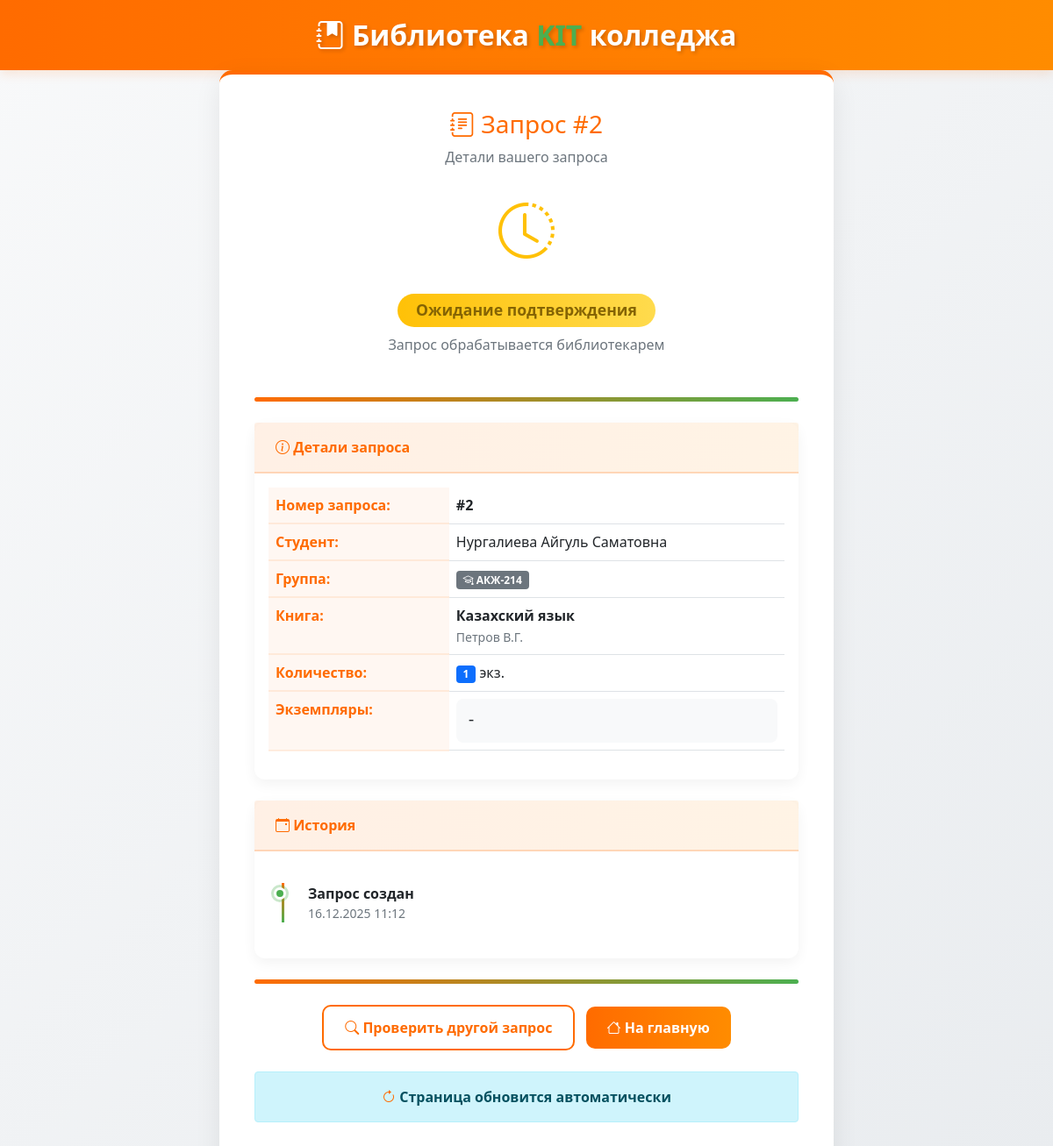
The app's page /check-status?request_id=2 with its own data.
### models.py (models this page shows, shortened)
class BookRequest(db.Model):
    __tablename__ = 'book_requests'
    id = db.Column(db.Integer, primary_key=True)
    request_number = db.Column(db.String(20), unique=True, nullable=True)
    student_id = db.Column(db.Integer, db.ForeignKey('students.id'), nullable=False)
    book_id = db.Column(db.Integer, db.ForeignKey('books.id'), nullable=False)
    request_date = db.Column(db.DateTime, nullable=False, default=db.func.now())
    issue_date = db.Column(db.DateTime)
    planned_return_date = db.Column(db.DateTime)
    actual_return_date = db.Column(db.DateTime)
    quantity = db.Column(db.Integer, nullable=False, default=1)
    status = db.Column(db.String(20), nullable=False, default='ожидание')
    requested_copy_codes = db.Column(db.String(500), nullable=True)
    book = db.relationship('Book', backref='requests')
    @property
    def assigned_copy_codes(self):
        if self.status == 'ожидание' and self.requested_copy_codes:
            return self.requested_copy_codes.replace(',', ', ')
        copies = BookCopy.query.filter_by(current_request_id=self.id).all()
        return ', '.join([copy.copy_code for copy in copies]) if copies else "-"

class Student(db.Model):
    __tablename__ = 'students'
    id = db.Column(db.Integer, primary_key=True)
    full_name = db.Column(db.String(100), nullable=False)
    group_id = db.Column(db.Integer, db.ForeignKey('groups.id'), nullable=False)
    book_requests = db.relationship('BookRequest', backref='student', lazy=True)

class Group(db.Model):
    __tablename__ = 'groups'
    id = db.Column(db.Integer, primary_key=True)
    name = db.Column(db.String(50), unique=True, nullable=False)
    language = db.Column(db.String(10), nullable=False)
    course = db.Column(db.Integer, nullable=False)
    students = db.relationship('Student', backref='group', lazy=True)

class Book(db.Model):
    __tablename__ = 'books'
    id = db.Column(db.Integer, primary_key=True)
    name = db.Column(db.String(200), nullable=False)
    author = db.Column(db.String(100), nullable=False)
    year = db.Column(db.Integer, nullable=False)
    total_quantity = db.Column(db.Integer, nullable=False)
    language = db.Column(db.String(10), nullable=False)
    course = db.Column(db.Integer, nullable=False)
    copies = db.relationship('BookCopy', backref='book', lazy=True, cascade="all, delete-orphan")

### app.py (the view)
@app.route('/check-status', methods=['GET', 'POST'])
def check_status():
    request_input = None
    if request.method == 'POST':
        request_input = request.form.get('request_id', '').strip()
    else:
        request_input = request.args.get('request_id', '').strip()
    if request_input:
        if request_input.startswith('#'):
            request_input = request_input[1:]
        book_request = BookRequest.query.filter_by(request_number=request_input).first()
        if not book_request:
            try:
                request_id_int = int(request_input)
                book_request = BookRequest.query.get(request_id_int)
            except ValueError:
                pass
        if book_request:
            return render_template('status_result.html', book_request=book_request)
        else:
            flash('Запрос не найден')
    return render_template('check_status.html')

### templates/status_result.html (shortened to what this page needs)
<!DOCTYPE html>
<html lang="ru">
<head>
    <link href="https://cdn.jsdelivr.net/npm/bootstrap@5.1.3/dist/css/bootstrap.min.css" rel="stylesheet">
    <link rel="stylesheet" href="https://cdn.jsdelivr.net/npm/bootstrap-icons@1.8.1/font/bootstrap-icons.css">
</head>
<body>
    <header class="kit-header">
        <div class="container">
            <div class="text-center">
                <div class="kit-logo">
                    <i class="bi bi-journal-bookmark-fill"></i>
                    Библиотека <span>KIT</span> колледжа
                </div>
            </div>
        </div>
    </header>
    <div class="container">
        <div class="status-card">
            <div class="text-center mb-4">
                <h3 style="color: var(--kit-orange);">
                    <i class="bi bi-journal-text"></i> Запрос #{{ book_request.id }}
                </h3>
                <p class="text-muted">Детали вашего запроса</p>
            </div>
            <div class="text-center mb-5">
                {% if book_request.status == 'ожидание' %}
                    <div class="status-icon" style="color: #ffc107;">
                        <i class="bi bi-clock-history"></i>
                    </div>
                    <h4><span class="badge status-badge status-waiting">Ожидание подтверждения</span></h4>
                    <p class="text-muted">Запрос обрабатывается библиотекарем</p>
                {% elif book_request.status == 'выдано' %}
                    <div class="status-icon" style="color: var(--kit-orange);">
                        <i class="bi bi-check-circle"></i>
                    </div>
                    <h4><span class="badge status-badge status-issued">Книга выдана</span></h4>
                    <p class="text-muted">Вы можете забрать книгу в библиотеке</p>
                {% elif book_request.status == 'возвращено' %}
                    <div class="status-icon" style="color: var(--kit-green);">
                        <i class="bi bi-arrow-return-left"></i>
                    </div>
                    <h4><span class="badge status-badge status-returned">Книга возвращена</span></h4>
                    <p class="text-muted">Спасибо за возврат!</p>
                {% endif %}
            </div>
            <div class="color-strip"></div>
            <div class="card mb-4">
                <div class="card-header">
                    <i class="bi bi-info-circle"></i> Детали запроса
                </div>
                <div class="card-body">
                    <table class="table">
                        <tr>
                            <th width="35%">Номер запроса:</th>
                            <td><strong>#{{ book_request.id }}</strong></td>
                        </tr>
                        <tr>
                            <th>Студент:</th>
                            <td>{{ book_request.student.full_name if book_request.student else 'Неизвестно' }}</td>
                        </tr>
                        <tr>
                            <th>Группа:</th>
                            <td>
                                {% if book_request.student and book_request.student.group %}
                                    <span class="badge bg-secondary">
                                        <i class="bi bi-mortarboard"></i> {{ book_request.student.group.name }}
                                    </span>
                                {% else %}
                                    -
                                {% endif %}
                            </td>
                        </tr>
                        <tr>
                            <th>Книга:</th>
                            <td>
                                {% if book_request.book %}
                                    <strong>{{ book_request.book.name }}</strong><br>
                                    <small class="text-muted">{{ book_request.book.author }}</small>
                                {% else %}
                                    <span class="text-danger">Книга удалена</span>
                                {% endif %}
                            </td>
                        </tr>
                        <tr>
                            <th>Количество:</th>
                            <td><span class="badge bg-primary">{{ book_request.quantity }}</span> экз.</td>
                        </tr>
                        <tr>
                            <th>Экземпляры:</th>
                            <td>
                                <div class="copy-codes">
                                    {{ book_request.assigned_copy_codes }}
                                </div>
                            </td>
                        </tr>
                    </table>
                </div>
            </div>
            <div class="card">
                <div class="card-header">
                    <i class="bi bi-calendar-event"></i> История
                </div>
                <div class="card-body">
                    <div class="timeline">
                        <div class="timeline-item completed">
                            <strong>Запрос создан</strong>
                            <div class="text-muted small">
                                {{ book_request.request_date.strftime('%d.%m.%Y %H:%M') }}
                            </div>
                        </div>
                    </div>
                </div>
            </div>
            <div class="color-strip"></div>
            <div class="mt-4 text-center">
                <a href="{{ url_for('check_status') }}" class="btn btn-outline-primary me-2">
                    <i class="bi bi-search"></i> Проверить другой запрос
                </a>
                <a href="{{ url_for('index') }}" class="btn btn-primary">
                    <i class="bi bi-house"></i> На главную
                </a>
            </div>
            {% if book_request.status == 'ожидание' %}
            <div class="mt-4 text-center">
                <div class="alert alert-info">
                    <i class="bi bi-arrow-clockwise" style="color: var(--kit-orange);"></i>
                    <strong>Страница обновится автоматически</strong>
                </div>
            </div>
            {% endif %}
        </div>
    </div>
</body>
</html>

### templates/status_result.html (style rules this page uses)
:root { --kit-orange: #ff6b00; --kit-green: #4CAF50; }
body { background: linear-gradient(135deg, #f8f9fa 0%, #e9ecef 100%); min-height: 100vh; font-family: 'Segoe UI', Tahoma, Geneva, Verdana, sans-serif; }
.kit-header { background: linear-gradient(90deg, var(--kit-orange) 0%, #ff8c00 100%); padding: 1rem 0; box-shadow: 0 4px 12px rgba(255, 107, 0, 0.15); }
.kit-logo { font-size: 2rem; font-weight: 700; color: white; text-shadow: 2px 2px 4px rgba(0,0,0,0.2); }
.kit-logo span { color: var(--kit-green); }
.status-card { max-width: 700px; margin: 0 auto; padding: 2.5rem; background: white; border-radius: 15px; box-shadow: 0 10px 30px rgba(0,0,0,0.08); border-top: 5px solid var(--kit-orange); animation: fadeIn 0.6s ease-out; }
.status-icon { font-size: 4rem; margin-bottom: 1.5rem; }
.status-badge { font-size: 1.1rem; padding: 0.6em 1.2em; border-radius: 25px; font-weight: 600; }
.status-waiting { background: linear-gradient(90deg, #ffc107 0%, #ffdb4d 100%); color: #856404; }
.card { border: none; border-radius: 12px; box-shadow: 0 5px 15px rgba(0,0,0,0.05); margin-bottom: 1.5rem; }
.card-header { background: linear-gradient(90deg, rgba(255, 107, 0, 0.1) 0%, rgba(255, 140, 0, 0.1) 100%); border-bottom: 2px solid rgba(255, 107, 0, 0.2); color: var(--kit-orange); font-weight: 600; padding: 1rem 1.5rem; }
.table th { color: var(--kit-orange); font-weight: 600; border-bottom: 2px solid rgba(255, 107, 0, 0.1); background-color: rgba(255, 107, 0, 0.05); }
.btn-primary { background: linear-gradient(90deg, var(--kit-orange) 0%, #ff8c00 100%); border: none; border-radius: 10px; padding: 0.75rem 1.5rem; font-weight: 600; }
.btn-outline-primary { border: 2px solid var(--kit-orange); color: var(--kit-orange); border-radius: 10px; padding: 0.75rem 1.5rem; font-weight: 600; }
.timeline { position: relative; padding-left: 30px; margin: 20px 0; }
.timeline::before { content: ''; position: absolute; left: 15px; top: 0; bottom: 0; width: 3px; background: linear-gradient(to bottom, var(--kit-orange) 0%, var(--kit-green) 100%); }
.timeline-item { position: relative; margin-bottom: 25px; padding-left: 15px; }
.timeline-item::before { content: ''; position: absolute; left: -24px; top: 5px; width: 14px; height: 14px; border-radius: 50%; background-color: #adb5bd; border: 3px solid white; box-shadow: 0 0 0 2px #adb5bd; }
.timeline-item.completed::before { background-color: var(--kit-green); box-shadow: 0 0 0 3px rgba(76, 175, 80, 0.3); }
.color-strip { height: 5px; background: linear-gradient(90deg, var(--kit-orange) 0%, var(--kit-green) 100%); border-radius: 5px; margin: 1.5rem 0; }
.copy-codes { font-family: monospace; font-size: 1.1em; background: #f8f9fa; padding: 0.75rem; border-radius: 8px; word-break: break-all; }

### records on screen
BookRequest: id "2", quantity "1", assigned_copy_codes "-", request_date "16.12.2025 11:12"
Student: student "Нургалиева Айгуль Саматовна"
Group: student.group.name "АКЖ-214"
Book: book.name "Казахский язык", book.author "Петров В.Г."
